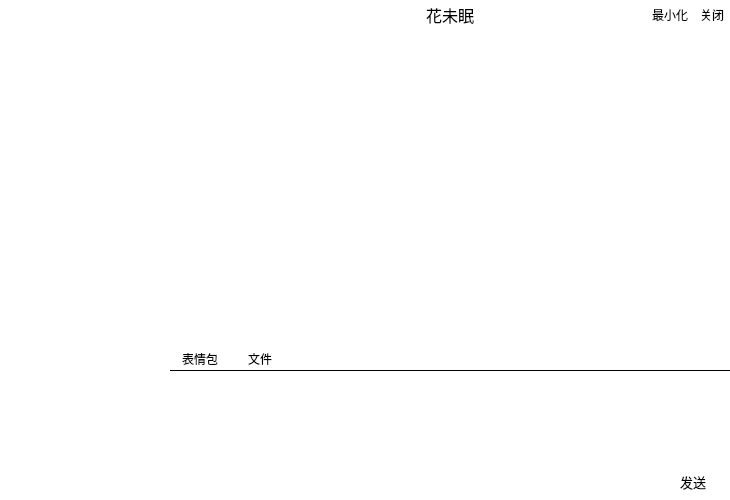
<?xml version="1.0" encoding="UTF-8"?>
<ui version="4.0">
 <class>ChatDialog</class>
 <widget class="QDialog" name="ChatDialog">
  <property name="geometry">
   <rect>
    <x>0</x>
    <y>0</y>
    <width>730</width>
    <height>500</height>
   </rect>
  </property>
  <property name="windowTitle">
   <string>ChatDialog</string>
  </property>
  <property name="styleSheet">
   <string notr="true">border: 0px;
background-color: #ffffff;</string>
  </property>
  <widget class="QPlainTextEdit" name="plainTextEdit">
   <property name="geometry">
    <rect>
     <x>170</x>
     <y>370</y>
     <width>560</width>
     <height>170</height>
    </rect>
   </property>
   <property name="styleSheet">
    <string notr="true">background-color: #ffffff;
border-top: 1px solid #000000;</string>
   </property>
  </widget>
  <widget class="QPushButton" name="m_sendPushButton">
   <property name="geometry">
    <rect>
     <x>658</x>
     <y>470</y>
     <width>70</width>
     <height>23</height>
    </rect>
   </property>
   <property name="font">
    <font>
     <pointsize>10</pointsize>
    </font>
   </property>
   <property name="styleSheet">
    <string notr="true">background-color: #ffffff;</string>
   </property>
   <property name="text">
    <string>发送</string>
   </property>
  </widget>
  <widget class="QLabel" name="m_peerNicknameLabel">
   <property name="geometry">
    <rect>
     <x>375</x>
     <y>5</y>
     <width>150</width>
     <height>20</height>
    </rect>
   </property>
   <property name="font">
    <font>
     <pointsize>12</pointsize>
    </font>
   </property>
   <property name="styleSheet">
    <string notr="true"/>
   </property>
   <property name="text">
    <string>花未眠</string>
   </property>
   <property name="alignment">
    <set>Qt::AlignCenter</set>
   </property>
  </widget>
  <widget class="QPushButton" name="m_closePushButton">
   <property name="geometry">
    <rect>
     <x>694</x>
     <y>0</y>
     <width>36</width>
     <height>30</height>
    </rect>
   </property>
   <property name="styleSheet">
    <string notr="true">background-color: #ffffff;</string>
   </property>
   <property name="text">
    <string>关闭</string>
   </property>
  </widget>
  <widget class="QPushButton" name="m_minimizePushButton">
   <property name="geometry">
    <rect>
     <x>650</x>
     <y>0</y>
     <width>40</width>
     <height>30</height>
    </rect>
   </property>
   <property name="styleSheet">
    <string notr="true">background-color: #ffffff;</string>
   </property>
   <property name="text">
    <string>最小化</string>
   </property>
  </widget>
  <widget class="QWidget" name="widget" native="true">
   <property name="geometry">
    <rect>
     <x>170</x>
     <y>347</y>
     <width>560</width>
     <height>23</height>
    </rect>
   </property>
   <widget class="QPushButton" name="pushButton_2">
    <property name="geometry">
     <rect>
      <x>0</x>
      <y>0</y>
      <width>60</width>
      <height>23</height>
     </rect>
    </property>
    <property name="styleSheet">
     <string notr="true">background-color: #ffffff;</string>
    </property>
    <property name="text">
     <string>表情包</string>
    </property>
   </widget>
   <widget class="QPushButton" name="pushButton_3">
    <property name="geometry">
     <rect>
      <x>60</x>
      <y>0</y>
      <width>60</width>
      <height>23</height>
     </rect>
    </property>
    <property name="styleSheet">
     <string notr="true">background-color: #ffffff;</string>
    </property>
    <property name="text">
     <string>文件</string>
    </property>
   </widget>
  </widget>
  <widget class="QScrollArea" name="m_scrollArea">
   <property name="geometry">
    <rect>
     <x>0</x>
     <y>0</y>
     <width>170</width>
     <height>500</height>
    </rect>
   </property>
   <property name="widgetResizable">
    <bool>true</bool>
   </property>
   <widget class="QWidget" name="scrollAreaWidgetContents">
    <property name="geometry">
     <rect>
      <x>0</x>
      <y>0</y>
      <width>170</width>
      <height>500</height>
     </rect>
    </property>
   </widget>
  </widget>
 </widget>
 <resources/>
 <connections/>
</ui>
